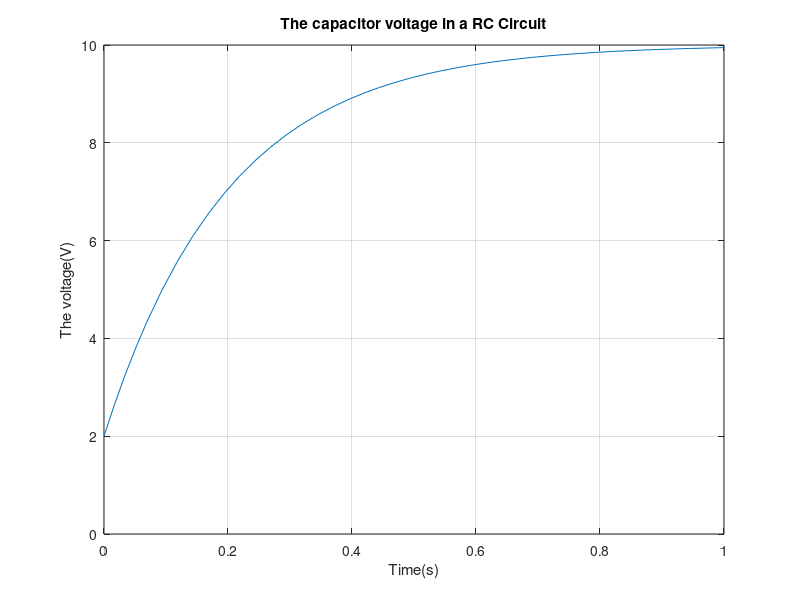

Write the MATLAB code that produced this figure.
% RC Circuit Application 
% Define some constants 
RC = 0.2 ;
vi = 2;
va = 10;
% use ode 45 to solve the differential equation 
% Solve for voltage after 0.25 s 
[~,v] = ode45(@(t,V) (va-V)/RC, [0 0.25],vi);
n = length (v);
fprintf("The voltage after 0.25s is %.2f V\n.",v(n))
% Solve for voltage after 0.5 s 
[~,v] = ode45(@(t,V) (va-V)/RC, [0 0.5],vi);
n = length (v);
fprintf("The voltage after 0.5s is %.2f V\n.",v(n))
% Solve for voltage after 0.1 s 
[~,v] = ode45(@(t,V) (va-V)/RC, [0 0.1],vi);
n = length (v);
fprintf("The voltage after 0.1s is %.2f V\n.",v(n))
% Solve for voltage after 1 s 
[t,v] = ode45(@(t,V) (va-V)/RC, [0 1],vi);
n = length (v);
fprintf("The voltage after 1s is %.2f V\n.",v(n))
% Logical comparison 
near8v = v>7.9 & v<8.1;
time8v = t(near8v);
fprintf("It will take %.2f seconds for the voltage to reach 8V.\n",time8v)
plot(t,v)
ylim([0 10])
grid on 
title ("The capacitor voltage in a RC Circuit")
xlabel("Time(s)")
ylabel("The voltage(V)")
